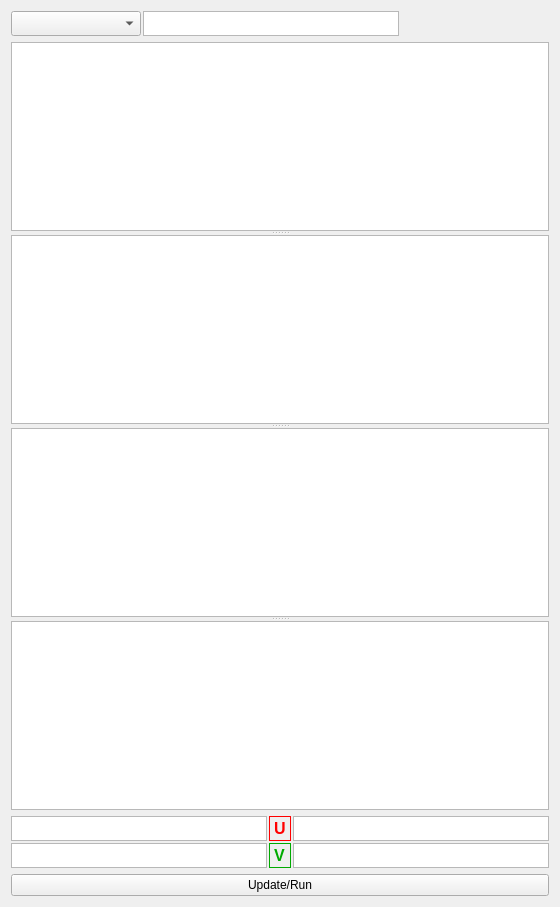
                  <widget class="QWidget" name="tab_4">
                   <attribute name="title">
                    <string>4D Parametric Equations</string>
                   </attribute>
                   <layout class="QGridLayout" name="gridLayout_40">
                    <item row="0" column="0">
                     <layout class="QHBoxLayout" name="horizontalLayout_10">
                      <property name="spacing">
                       <number>2</number>
                      </property>
                      <item>
                       <widget class="QComboBox" name="ParamComponent_2">
                        <property name="sizePolicy">
                         <sizepolicy hsizetype="Expanding" vsizetype="Fixed">
                          <horstretch>0</horstretch>
                          <verstretch>0</verstretch>
                         </sizepolicy>
                        </property>
                        <property name="minimumSize">
                         <size>
                          <width>130</width>
                          <height>0</height>
                         </size>
                        </property>
                        <property name="maximumSize">
                         <size>
                          <width>130</width>
                          <height>25</height>
                         </size>
                        </property>
                       </widget>
                      </item>
                      <item>
                       <widget class="QTextEdit" name="paramNameEdit_2">
                        <property name="sizePolicy">
                         <sizepolicy hsizetype="Expanding" vsizetype="Fixed">
                          <horstretch>0</horstretch>
                          <verstretch>0</verstretch>
                         </sizepolicy>
                        </property>
                        <property name="minimumSize">
                         <size>
                          <width>80</width>
                          <height>0</height>
                         </size>
                        </property>
                        <property name="maximumSize">
                         <size>
                          <width>16777215</width>
                          <height>25</height>
                         </size>
                        </property>
                        <property name="frameShape">
                         <enum>QFrame::StyledPanel</enum>
                        </property>
                       </widget>
                      </item>
                     </layout>
                    </item>
                    <item row="0" column="1">
                     <spacer name="horizontalSpacer_4">
                      <property name="orientation">
                       <enum>Qt::Horizontal</enum>
                      </property>
                      <property name="sizeHint" stdset="0">
                       <size>
                        <width>33</width>
                        <height>20</height>
                       </size>
                      </property>
                     </spacer>
                    </item>
                    <item row="1" column="0" colspan="2">
                     <widget class="QSplitter" name="splitter_4">
                      <property name="sizePolicy">
                       <sizepolicy hsizetype="Expanding" vsizetype="Expanding">
                        <horstretch>0</horstretch>
                        <verstretch>0</verstretch>
                       </sizepolicy>
                      </property>
                      <property name="orientation">
                       <enum>Qt::Vertical</enum>
                      </property>
                      <widget class="QTextEdit" name="XEdit_2">
                       <property name="font">
                        <font>
                         <pointsize>12</pointsize>
                        </font>
                       </property>
                       <property name="lineWidth">
                        <number>-1</number>
                       </property>
                      </widget>
                      <widget class="QTextEdit" name="YEdit_2">
                       <property name="font">
                        <font>
                         <pointsize>12</pointsize>
                        </font>
                       </property>
                      </widget>
                      <widget class="QTextEdit" name="ZEdit_2">
                       <property name="font">
                        <font>
                         <pointsize>12</pointsize>
                        </font>
                       </property>
                      </widget>
                      <widget class="QTextEdit" name="WEdit_2">
                       <property name="font">
                        <font>
                         <pointsize>12</pointsize>
                        </font>
                       </property>
                      </widget>
                     </widget>
                    </item>
                    <item row="2" column="0" colspan="2">
                     <layout class="QVBoxLayout" name="verticalLayout_3">
                      <item>
                       <layout class="QGridLayout" name="gridLayout_17">
                        <property name="spacing">
                         <number>2</number>
                        </property>
                        <item row="1" column="1">
                         <widget class="QLabel" name="V_2">
                          <property name="sizePolicy">
                           <sizepolicy hsizetype="Preferred" vsizetype="Fixed">
                            <horstretch>0</horstretch>
                            <verstretch>0</verstretch>
                           </sizepolicy>
                          </property>
                          <property name="maximumSize">
                           <size>
                            <width>16777215</width>
                            <height>25</height>
                           </size>
                          </property>
                          <property name="palette">
                           <palette>
                            <active>
                             <colorrole role="WindowText">
                              <brush brushstyle="SolidPattern">
                               <color alpha="255">
                                <red>0</red>
                                <green>170</green>
                                <blue>0</blue>
                               </color>
                              </brush>
                             </colorrole>
                             <colorrole role="Base">
                              <brush brushstyle="SolidPattern">
                               <color alpha="255">
                                <red>255</red>
                                <green>255</green>
                                <blue>255</blue>
                               </color>
                              </brush>
                             </colorrole>
                            </active>
                            <inactive>
                             <colorrole role="WindowText">
                              <brush brushstyle="SolidPattern">
                               <color alpha="255">
                                <red>0</red>
                                <green>170</green>
                                <blue>0</blue>
                               </color>
                              </brush>
                             </colorrole>
                             <colorrole role="Base">
                              <brush brushstyle="SolidPattern">
                               <color alpha="255">
                                <red>255</red>
                                <green>255</green>
                                <blue>255</blue>
                               </color>
                              </brush>
                             </colorrole>
                            </inactive>
                            <disabled>
                             <colorrole role="WindowText">
                              <brush brushstyle="SolidPattern">
                               <color alpha="255">
                                <red>120</red>
                                <green>120</green>
                                <blue>120</blue>
                               </color>
                              </brush>
                             </colorrole>
                             <colorrole role="Base">
                              <brush brushstyle="SolidPattern">
                               <color alpha="255">
                                <red>255</red>
                                <green>255</green>
                                <blue>0</blue>
                               </color>
                              </brush>
                             </colorrole>
                            </disabled>
                           </palette>
                          </property>
                          <property name="font">
                           <font>
                            <pointsize>12</pointsize>
                            <weight>75</weight>
                            <bold>true</bold>
                           </font>
                          </property>
                          <property name="frameShape">
                           <enum>QFrame::Box</enum>
                          </property>
                          <property name="text">
                           <string>V</string>
                          </property>
                         </widget>
                        </item>
                        <item row="1" column="2">
                         <widget class="QTextEdit" name="vmax_2">
                          <property name="sizePolicy">
                           <sizepolicy hsizetype="Expanding" vsizetype="Fixed">
                            <horstretch>0</horstretch>
                            <verstretch>0</verstretch>
                           </sizepolicy>
                          </property>
                          <property name="maximumSize">
                           <size>
                            <width>16777215</width>
                            <height>25</height>
                           </size>
                          </property>
                          <property name="verticalScrollBarPolicy">
                           <enum>Qt::ScrollBarAlwaysOff</enum>
                          </property>
                          <property name="horizontalScrollBarPolicy">
                           <enum>Qt::ScrollBarAlwaysOff</enum>
                          </property>
                         </widget>
                        </item>
                        <item row="0" column="2">
                         <widget class="QTextEdit" name="umax_2">
                          <property name="sizePolicy">
                           <sizepolicy hsizetype="Expanding" vsizetype="Fixed">
                            <horstretch>0</horstretch>
                            <verstretch>0</verstretch>
                           </sizepolicy>
                          </property>
                          <property name="maximumSize">
                           <size>
                            <width>16777215</width>
                            <height>25</height>
                           </size>
                          </property>
                          <property name="verticalScrollBarPolicy">
                           <enum>Qt::ScrollBarAlwaysOff</enum>
                          </property>
                          <property name="horizontalScrollBarPolicy">
                           <enum>Qt::ScrollBarAlwaysOff</enum>
                          </property>
                         </widget>
                        </item>
                        <item row="0" column="1">
                         <widget class="QLabel" name="U_2">
                          <property name="sizePolicy">
                           <sizepolicy hsizetype="Preferred" vsizetype="Fixed">
                            <horstretch>0</horstretch>
                            <verstretch>0</verstretch>
                           </sizepolicy>
                          </property>
                          <property name="maximumSize">
                           <size>
                            <width>16777215</width>
                            <height>25</height>
                           </size>
                          </property>
                          <property name="palette">
                           <palette>
                            <active>
                             <colorrole role="WindowText">
                              <brush brushstyle="SolidPattern">
                               <color alpha="255">
                                <red>255</red>
                                <green>0</green>
                                <blue>0</blue>
                               </color>
                              </brush>
                             </colorrole>
                             <colorrole role="Base">
                              <brush brushstyle="SolidPattern">
                               <color alpha="255">
                                <red>255</red>
                                <green>255</green>
                                <blue>255</blue>
                               </color>
                              </brush>
                             </colorrole>
                            </active>
                            <inactive>
                             <colorrole role="WindowText">
                              <brush brushstyle="SolidPattern">
                               <color alpha="255">
                                <red>255</red>
                                <green>0</green>
                                <blue>0</blue>
                               </color>
                              </brush>
                             </colorrole>
                             <colorrole role="Base">
                              <brush brushstyle="SolidPattern">
                               <color alpha="255">
                                <red>255</red>
                                <green>255</green>
                                <blue>255</blue>
                               </color>
                              </brush>
                             </colorrole>
                            </inactive>
                            <disabled>
                             <colorrole role="WindowText">
                              <brush brushstyle="SolidPattern">
                               <color alpha="255">
                                <red>120</red>
                                <green>120</green>
                                <blue>120</blue>
                               </color>
                              </brush>
                             </colorrole>
                             <colorrole role="Base">
                              <brush brushstyle="SolidPattern">
                               <color alpha="255">
                                <red>255</red>
                                <green>255</green>
                                <blue>0</blue>
                               </color>
                              </brush>
                             </colorrole>
                            </disabled>
                           </palette>
                          </property>
                          <property name="font">
                           <font>
                            <pointsize>12</pointsize>
                            <weight>75</weight>
                            <bold>true</bold>
                           </font>
                          </property>
                          <property name="frameShape">
                           <enum>QFrame::Box</enum>
                          </property>
                          <property name="text">
                           <string>U</string>
                          </property>
                          <property name="alignment">
                           <set>Qt::AlignCenter</set>
                          </property>
                         </widget>
                        </item>
                        <item row="0" column="0">
                         <widget class="QTextEdit" name="umin_2">
                          <property name="sizePolicy">
                           <sizepolicy hsizetype="Expanding" vsizetype="Fixed">
                            <horstretch>0</horstretch>
                            <verstretch>0</verstretch>
                           </sizepolicy>
                          </property>
                          <property name="maximumSize">
                           <size>
                            <width>16777215</width>
                            <height>25</height>
                           </size>
                          </property>
                          <property name="verticalScrollBarPolicy">
                           <enum>Qt::ScrollBarAlwaysOff</enum>
                          </property>
                          <property name="horizontalScrollBarPolicy">
                           <enum>Qt::ScrollBarAlwaysOff</enum>
                          </property>
                         </widget>
                        </item>
                        <item row="1" column="0">
                         <widget class="QTextEdit" name="vmin_2">
                          <property name="sizePolicy">
                           <sizepolicy hsizetype="Expanding" vsizetype="Fixed">
                            <horstretch>0</horstretch>
                            <verstretch>0</verstretch>
                           </sizepolicy>
                          </property>
                          <property name="maximumSize">
                           <size>
                            <width>16777215</width>
                            <height>25</height>
                           </size>
                          </property>
                          <property name="verticalScrollBarPolicy">
                           <enum>Qt::ScrollBarAlwaysOff</enum>
                          </property>
                          <property name="horizontalScrollBarPolicy">
                           <enum>Qt::ScrollBarAlwaysOff</enum>
                          </property>
                         </widget>
                        </item>
                       </layout>
                      </item>
                      <item>
                       <widget class="QPushButton" name="updateParam_2">
                        <property name="sizePolicy">
                         <sizepolicy hsizetype="Expanding" vsizetype="Fixed">
                          <horstretch>0</horstretch>
                          <verstretch>0</verstretch>
                         </sizepolicy>
                        </property>
                        <property name="text">
                         <string>Update/Run</string>
                        </property>
                       </widget>
                      </item>
                     </layout>
                    </item>
                   </layout>
                  </widget>
